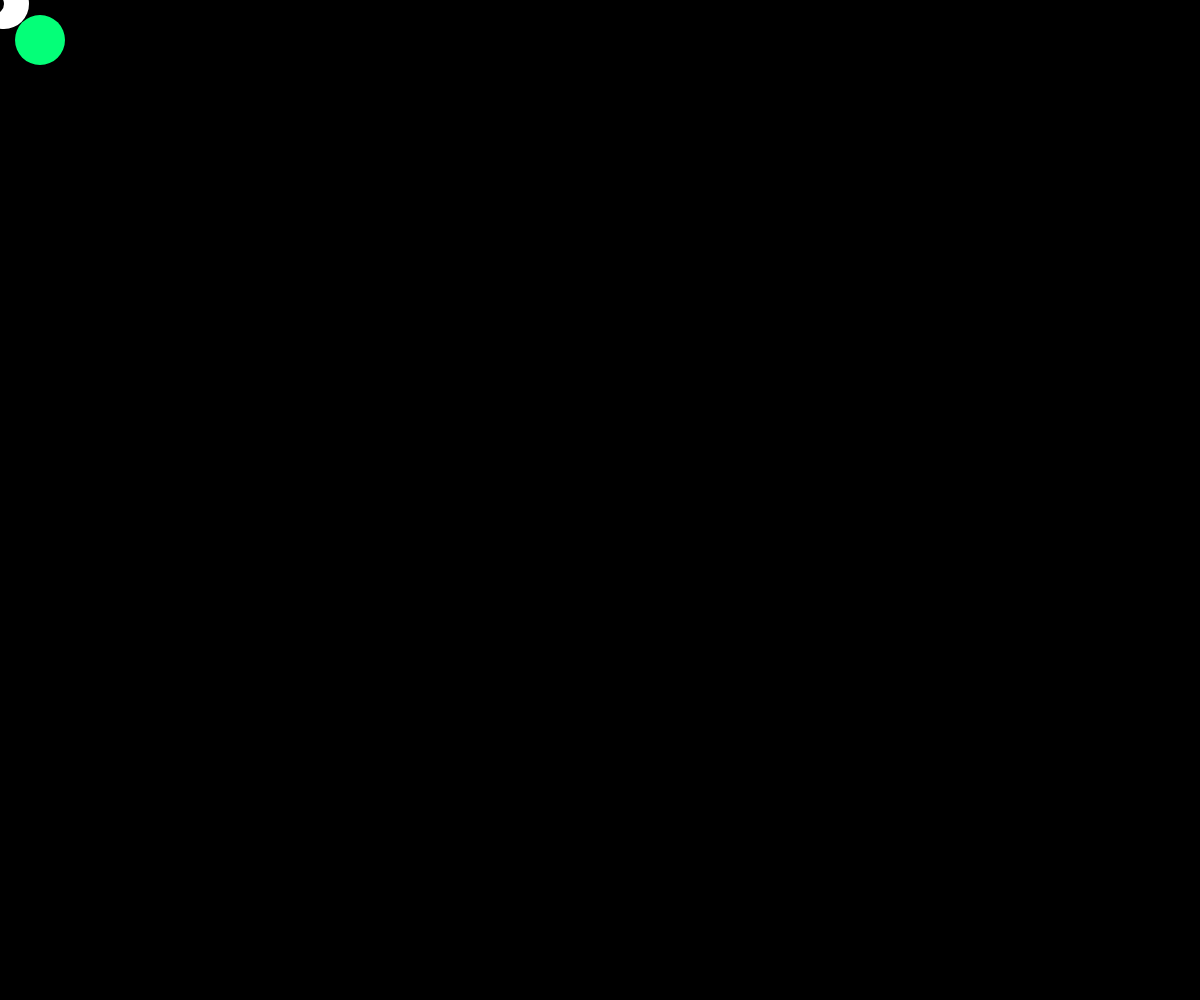
Frame 1 (no input)
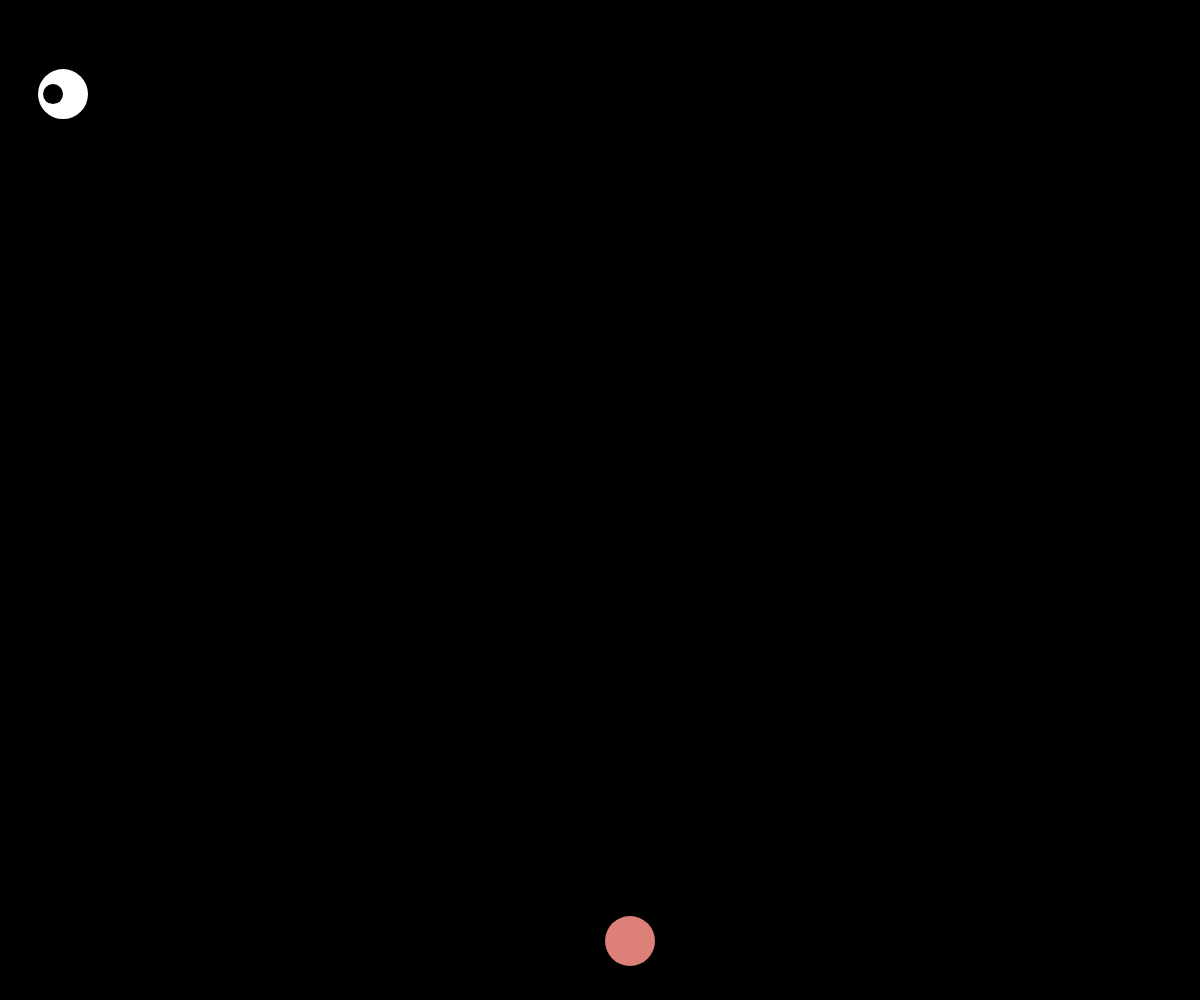
Frame 60 (no input)
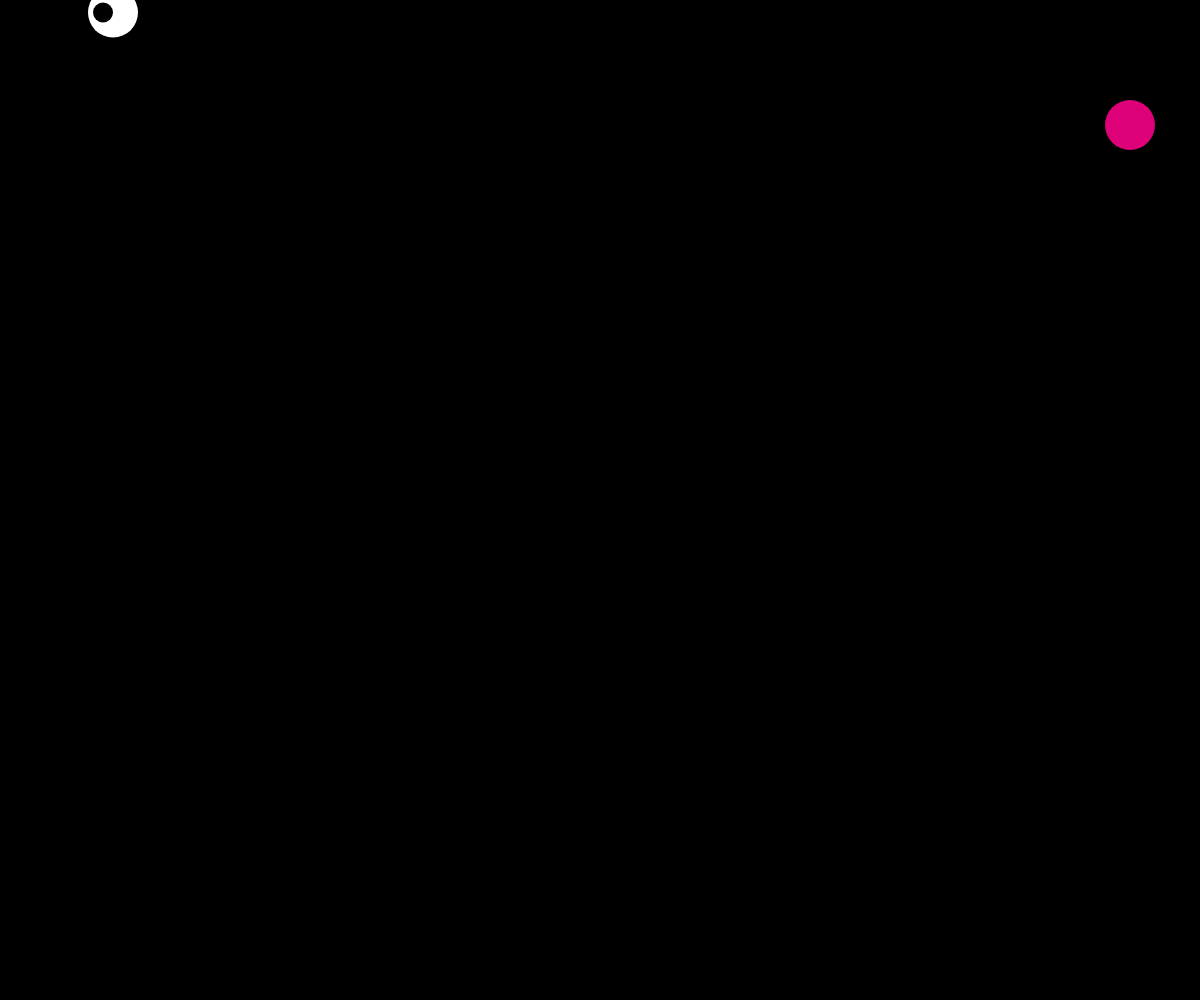
Frame 120 (the mouse pressed at the canvas centre since frame 60)

The p5.js sketch that drew these frames (run headless with seeded random() and noise() and a simulated clock; from frame 60 on, the mouse is pressed at the canvas centre):

// p5.js sketch
// ── sketch.js
let ySpeed = 17;
let yPos = 40;
let xPos = 40;
let xSpeed  = 10;

function setup() {
  createCanvas(innerWidth, innerHeight);
  angleMode(DEGREES);
}

function draw() {
  background(0);
  noStroke();
  fill(sin(frameCount)*255, cos(frameCount)*255,120)
  ellipse(xPos,yPos, 50);

  fill(255);
  ellipse(xPos/10,yPos/10, 50);
  fill(0);
  ellipse(xPos/10-10,yPos/10, 20);
  
  yPos = yPos + ySpeed; //yPos += ySpeed;
  xPos = xPos + xSpeed; //xPos += xSpeed

  //when it reaches the bottom, switch direction
  if(yPos > height-25|| yPos <25) {
    ySpeed = -ySpeed;
  }

  if(xPos > width-25|| xPos <25) {
    xSpeed = -xSpeed;
  }
  
}
